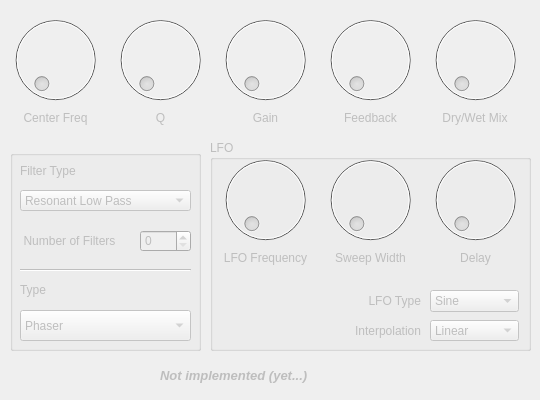
    <widget class="QWidget" name="tab_filter">
     <property name="enabled">
      <bool>false</bool>
     </property>
     <attribute name="title">
      <string>Filtering</string>
     </attribute>
     <widget class="QLabel" name="label_36">
      <property name="geometry">
       <rect>
        <x>250</x>
        <y>110</y>
        <width>31</width>
        <height>16</height>
       </rect>
      </property>
      <property name="text">
       <string>Gain</string>
      </property>
      <property name="alignment">
       <set>Qt::AlignCenter</set>
      </property>
     </widget>
     <widget class="QLabel" name="label_35">
      <property name="geometry">
       <rect>
        <x>440</x>
        <y>110</y>
        <width>70</width>
        <height>16</height>
       </rect>
      </property>
      <property name="text">
       <string>Dry/Wet Mix</string>
      </property>
      <property name="alignment">
       <set>Qt::AlignCenter</set>
      </property>
     </widget>
     <widget class="QDial" name="dial_f_center_freq">
      <property name="geometry">
       <rect>
        <x>0</x>
        <y>10</y>
        <width>111</width>
        <height>100</height>
       </rect>
      </property>
     </widget>
     <widget class="QDial" name="dial_f_Q">
      <property name="geometry">
       <rect>
        <x>110</x>
        <y>10</y>
        <width>101</width>
        <height>100</height>
       </rect>
      </property>
     </widget>
     <widget class="QLabel" name="label_24">
      <property name="geometry">
       <rect>
        <x>150</x>
        <y>110</y>
        <width>21</width>
        <height>16</height>
       </rect>
      </property>
      <property name="text">
       <string>Q</string>
      </property>
      <property name="alignment">
       <set>Qt::AlignCenter</set>
      </property>
     </widget>
     <widget class="QLabel" name="label_23">
      <property name="geometry">
       <rect>
        <x>20</x>
        <y>110</y>
        <width>71</width>
        <height>16</height>
       </rect>
      </property>
      <property name="text">
       <string>Center Freq</string>
      </property>
      <property name="alignment">
       <set>Qt::AlignCenter</set>
      </property>
     </widget>
     <widget class="QLabel" name="label_34">
      <property name="geometry">
       <rect>
        <x>340</x>
        <y>110</y>
        <width>61</width>
        <height>16</height>
       </rect>
      </property>
      <property name="text">
       <string>Feedback</string>
      </property>
      <property name="alignment">
       <set>Qt::AlignCenter</set>
      </property>
     </widget>
     <widget class="QDial" name="dial_f_gain">
      <property name="geometry">
       <rect>
        <x>210</x>
        <y>10</y>
        <width>111</width>
        <height>100</height>
       </rect>
      </property>
     </widget>
     <widget class="QDial" name="dial_f_feedback">
      <property name="geometry">
       <rect>
        <x>320</x>
        <y>10</y>
        <width>101</width>
        <height>100</height>
       </rect>
      </property>
     </widget>
     <widget class="QDial" name="dial_f_dry_wet">
      <property name="geometry">
       <rect>
        <x>420</x>
        <y>10</y>
        <width>111</width>
        <height>100</height>
       </rect>
      </property>
     </widget>
     <widget class="QGroupBox" name="groupBox_7">
      <property name="geometry">
       <rect>
        <x>210</x>
        <y>140</y>
        <width>321</width>
        <height>211</height>
       </rect>
      </property>
      <property name="title">
       <string>LFO</string>
      </property>
      <widget class="QComboBox" name="comboBox_f_inerpolation">
       <property name="geometry">
        <rect>
         <x>220</x>
         <y>180</y>
         <width>89</width>
         <height>21</height>
        </rect>
       </property>
       <item>
        <property name="text">
         <string>Linear</string>
        </property>
       </item>
       <item>
        <property name="text">
         <string>Cubic</string>
        </property>
       </item>
      </widget>
      <widget class="QComboBox" name="comboBox_f_lfo_type">
       <property name="geometry">
        <rect>
         <x>220</x>
         <y>150</y>
         <width>89</width>
         <height>22</height>
        </rect>
       </property>
       <item>
        <property name="text">
         <string>Sine</string>
        </property>
       </item>
       <item>
        <property name="text">
         <string>Triangular</string>
        </property>
       </item>
       <item>
        <property name="text">
         <string>Sawtooth</string>
        </property>
       </item>
       <item>
        <property name="text">
         <string>Square</string>
        </property>
       </item>
      </widget>
      <widget class="QLabel" name="label_25">
       <property name="geometry">
        <rect>
         <x>10</x>
         <y>110</y>
         <width>91</width>
         <height>16</height>
        </rect>
       </property>
       <property name="text">
        <string>LFO Frequency</string>
       </property>
       <property name="alignment">
        <set>Qt::AlignCenter</set>
       </property>
      </widget>
      <widget class="QLabel" name="label_26">
       <property name="geometry">
        <rect>
         <x>240</x>
         <y>110</y>
         <width>51</width>
         <height>16</height>
        </rect>
       </property>
       <property name="text">
        <string>Delay</string>
       </property>
       <property name="alignment">
        <set>Qt::AlignCenter</set>
       </property>
      </widget>
      <widget class="QLabel" name="label_27">
       <property name="geometry">
        <rect>
         <x>120</x>
         <y>110</y>
         <width>81</width>
         <height>16</height>
        </rect>
       </property>
       <property name="text">
        <string>Sweep Width</string>
       </property>
       <property name="alignment">
        <set>Qt::AlignCenter</set>
       </property>
      </widget>
      <widget class="QLabel" name="label_28">
       <property name="geometry">
        <rect>
         <x>150</x>
         <y>150</y>
         <width>61</width>
         <height>21</height>
        </rect>
       </property>
       <property name="text">
        <string>LFO Type</string>
       </property>
       <property name="alignment">
        <set>Qt::AlignRight|Qt::AlignTrailing|Qt::AlignVCenter</set>
       </property>
      </widget>
      <widget class="QLabel" name="label_29">
       <property name="geometry">
        <rect>
         <x>130</x>
         <y>180</y>
         <width>81</width>
         <height>21</height>
        </rect>
       </property>
       <property name="text">
        <string>Interpolation</string>
       </property>
       <property name="alignment">
        <set>Qt::AlignRight|Qt::AlignTrailing|Qt::AlignVCenter</set>
       </property>
      </widget>
      <widget class="QDial" name="dial_f_lfo_delay">
       <property name="geometry">
        <rect>
         <x>210</x>
         <y>10</y>
         <width>111</width>
         <height>100</height>
        </rect>
       </property>
      </widget>
      <widget class="QDial" name="dial_f_width">
       <property name="geometry">
        <rect>
         <x>100</x>
         <y>10</y>
         <width>121</width>
         <height>100</height>
        </rect>
       </property>
      </widget>
      <widget class="QDial" name="dial_f_lfo_freq">
       <property name="geometry">
        <rect>
         <x>0</x>
         <y>10</y>
         <width>111</width>
         <height>100</height>
        </rect>
       </property>
      </widget>
     </widget>
     <widget class="QGroupBox" name="groupBox_3">
      <property name="geometry">
       <rect>
        <x>10</x>
        <y>150</y>
        <width>191</width>
        <height>201</height>
       </rect>
      </property>
      <property name="title">
       <string/>
      </property>
      <property name="flat">
       <bool>false</bool>
      </property>
      <widget class="QLabel" name="label_31">
       <property name="geometry">
        <rect>
         <x>10</x>
         <y>10</y>
         <width>61</width>
         <height>21</height>
        </rect>
       </property>
       <property name="text">
        <string>Filter Type</string>
       </property>
      </widget>
      <widget class="QLabel" name="label_37">
       <property name="geometry">
        <rect>
         <x>10</x>
         <y>80</y>
         <width>99</width>
         <height>21</height>
        </rect>
       </property>
       <property name="text">
        <string>Number of Filters</string>
       </property>
       <property name="alignment">
        <set>Qt::AlignCenter</set>
       </property>
      </widget>
      <widget class="QSpinBox" name="spinBox_f_nfilters">
       <property name="geometry">
        <rect>
         <x>130</x>
         <y>80</y>
         <width>51</width>
         <height>22</height>
        </rect>
       </property>
       <property name="maximum">
        <number>10</number>
       </property>
      </widget>
      <widget class="QComboBox" name="comboBox_f_filter_type">
       <property name="geometry">
        <rect>
         <x>10</x>
         <y>40</y>
         <width>171</width>
         <height>21</height>
        </rect>
       </property>
       <item>
        <property name="text">
         <string>Resonant Low Pass</string>
        </property>
       </item>
      </widget>
      <widget class="QLabel" name="label_33">
       <property name="geometry">
        <rect>
         <x>10</x>
         <y>130</y>
         <width>28</width>
         <height>20</height>
        </rect>
       </property>
       <property name="text">
        <string>Type</string>
       </property>
      </widget>
      <widget class="QComboBox" name="comboBox_f_type">
       <property name="geometry">
        <rect>
         <x>10</x>
         <y>160</y>
         <width>171</width>
         <height>31</height>
        </rect>
       </property>
       <item>
        <property name="text">
         <string>Phaser</string>
        </property>
       </item>
       <item>
        <property name="text">
         <string>Wah-Wah</string>
        </property>
       </item>
      </widget>
      <widget class="Line" name="line_2">
       <property name="geometry">
        <rect>
         <x>10</x>
         <y>110</y>
         <width>171</width>
         <height>20</height>
        </rect>
       </property>
       <property name="orientation">
        <enum>Qt::Horizontal</enum>
       </property>
      </widget>
     </widget>
     <widget class="QLabel" name="label_10">
      <property name="enabled">
       <bool>false</bool>
      </property>
      <property name="geometry">
       <rect>
        <x>160</x>
        <y>360</y>
        <width>221</width>
        <height>31</height>
       </rect>
      </property>
      <property name="font">
       <font>
        <pointsize>10</pointsize>
        <weight>75</weight>
        <italic>true</italic>
        <bold>true</bold>
       </font>
      </property>
      <property name="text">
       <string>Not implemented (yet...)</string>
      </property>
     </widget>
    </widget>
